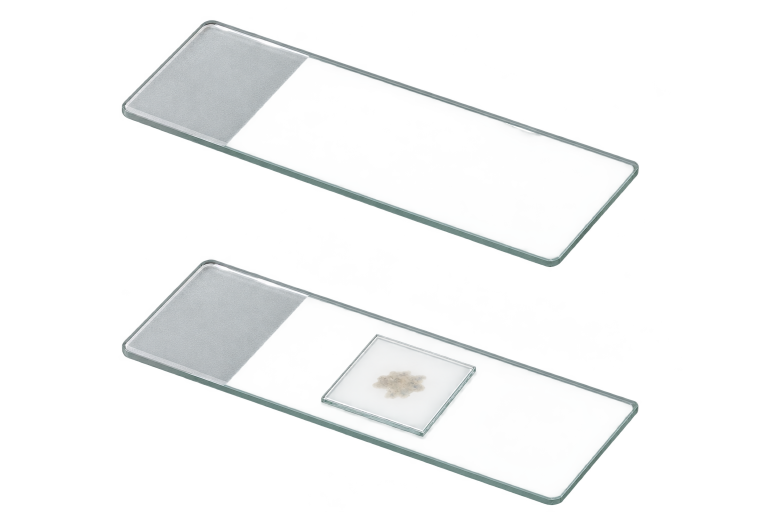
#> input picture projects/mars-study/production/live-feedback/sources/glass-slides.png, 1536 x 1024 px (shown at 1/2 size)
$ python export-glass-slides.py
#> lines starting #> are read from the running program, lines starting #| are printed output that depends on the picture; after the words box and inside, x2 and y2 are one past the last pixel; in counts of white or black regions, pixels touching at a corner belong together
"""Extract generated glass silhouettes; apply the user's exact 20% white backing.
No physical detail is painted by this finish: generated edges, frosted labels,
coverslip and sample remain unchanged over the uniformly translucent pane.
"""
from pathlib import Path
import json
import numpy as np
from PIL import Image,ImageDraw,ImageFilter
P=Path(__file__).resolve().parent;ROOT=P.parents[3]
OUT=ROOT/'stories/mars/assets/live-feedback';RUN=ROOT/'runs/mars-live-feedback/slide-revision';RUN.mkdir(parents=True,exist_ok=True)
s=Image.open(P/'sources/glass-slides.png').convert('RGBA')
#> s is the input picture: PIL image 1536x1024 RGBA; mean R, G, B, A 69.5, 75.8, 75.5, 28.2
prepared=Image.open(P/'sources/glass-slides-brown-sample.png').convert('RGBA').resize(s.size,Image.Resampling.LANCZOS)
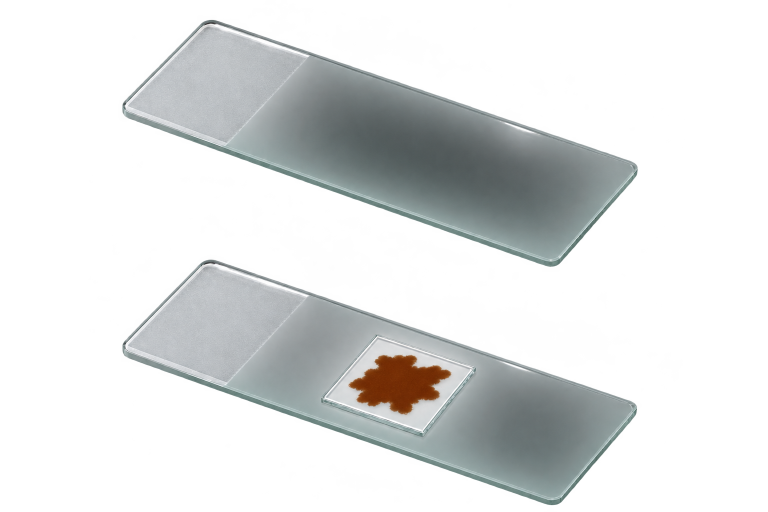
#> input picture projects/mars-study/production/live-feedback/sources/glass-slides-brown-sample.png, 1536 x 1024 px (shown at 1/2 size)
#> prepared is the input picture: PIL image 1536x1024 RGBA; mean R, G, B, A 73.1, 78.1, 77.8, 74.1
sample_mask=Image.new('L',s.size)
#> sample_mask: PIL image 1536x1024 L; every value is 0
sample_polygon=[(754,681),(940,741),(841,858),(655,797)]
ImageDraw.Draw(sample_mask).polygon(sample_polygon,fill=255)
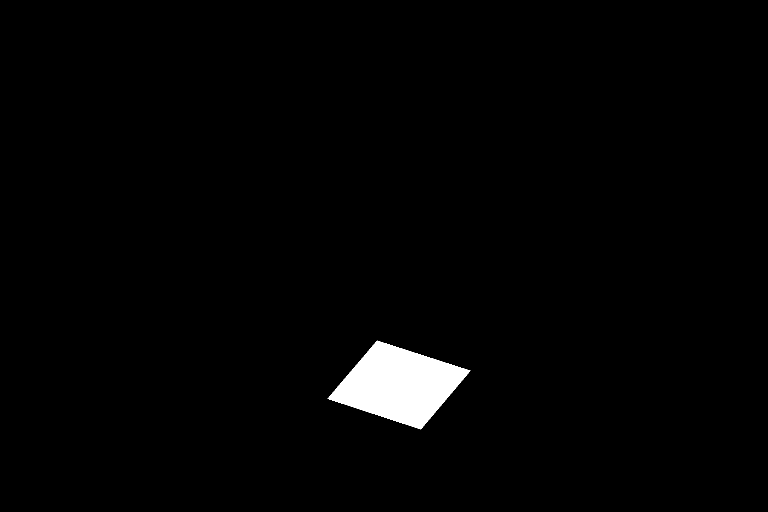
#> sample_mask: PIL image 1536x1024 L (shown at 1/2 size); 1.8% white; 1 white region, box (x1, y1, x2, y2) and area: (655, 681, 941, 859) 27833
s=Image.composite(prepared,s,sample_mask)
polys=[[(245,213),(409,42),(421,42),(1268,324),(1278,337),(1118,518),(1099,530),(249,228)],[(245,692),(410,522),(422,521),(1269,805),(1278,819),(1117,1000),(1100,1009),(249,708)]]
records=[]
for name,poly in zip(['slide-empty','slide-prepared'],polys):
 m=Image.new('L',s.size);ImageDraw.Draw(m).polygon(poly,fill=255);m=m.filter(ImageFilter.GaussianBlur(.55))
 cut=s.copy();cut.putalpha(Image.fromarray(np.minimum(np.asarray(s.getchannel('A')),np.asarray(m))))
 backing=Image.new('RGBA',s.size,(237,239,239,0));backing.putalpha(m.point(lambda v:round(v*.2)));backing.alpha_composite(cut)
 bounds=m.getbbox();im=backing.crop(bounds);im.thumbnail((368,184),Image.Resampling.LANCZOS);out=Image.new('RGBA',(384,200));out.alpha_composite(im,((384-im.width)//2,(200-im.height)//2));out.save(OUT/(name+'.png'),optimize=True)
 records.append({'name':name,'source':'sources/glass-slides.png','polygon':poly,'crop':bounds,'paneBackingRGBA':[237,239,239,51],'runtime':[384,200],'display':[96,50],'use':'blank' if name=='slide-empty' else 'shared by water/ice prepared and examined slides; identities remain separate','sampleEdit':None if name=='slide-empty' else {'source':'sources/glass-slides-brown-sample.png','polygon':sample_polygon}})
 for label,color in [('light','#eee5d5'),('mars','#b76c40')]:
  scene=Image.new('RGBA',(180,120),color);scene.alpha_composite(out.resize((96,50),Image.Resampling.LANCZOS),(42,35));scene.convert('RGB').save(RUN/(name+'-'+label+'.png'))
#> this loop made 2 passes
#> bounds on passes 1 to 2: (243, 40, 1281, 533), (243, 519, 1281, 1012)
#> pass 1, `m = m.filter(ImageFilter.GaussianBlur(0.55))`:
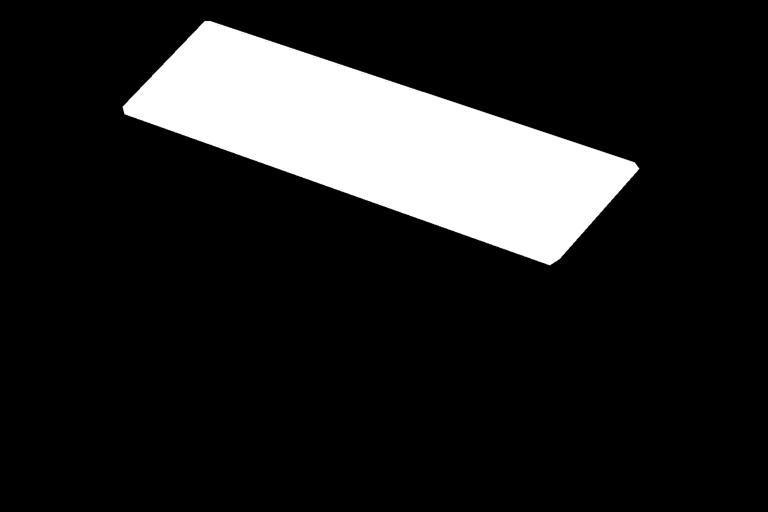
#> m: PIL image 1536x1024 L (shown at 1/2 size); min 0, max 255, mean 36
#> after the loop:
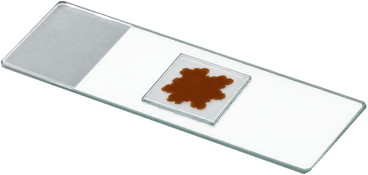
#> im: PIL image 368x175 RGBA; mean R, G, B, A 90.5, 91.1, 90.1, 63; transparent parts drawn white
#> after the loop:
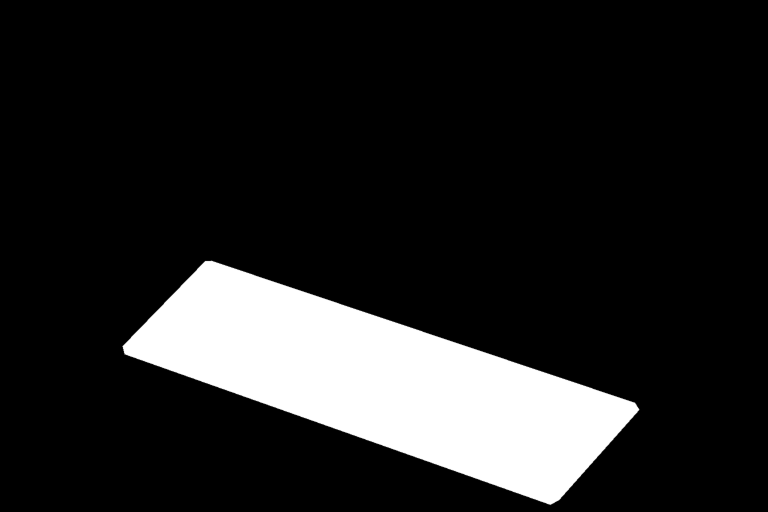
#> m: PIL image 1536x1024 L (shown at 1/2 size); min 0, max 255, mean 36
#> after the loop:
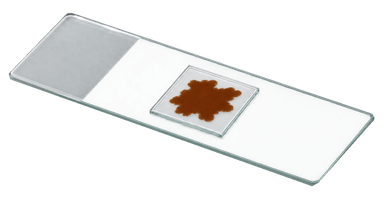
#> out: PIL image 384x200 RGBA; mean R, G, B, A 75.9, 76.4, 75.5, 52.8; transparent parts drawn white
#> after the loop:
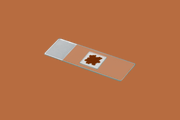
#> scene: PIL image 180x120 RGBA; mean R, G, B, A 183, 111.4, 69.3, 255
#> after the loop, records = 2 items
(P/'glass-slides.geometry.json').write_text(json.dumps({'assets':records,'selection':'Physical-reference generation; extracted silhouettes with exact 20% grey-white pane backing requested by user. The blank has neither coverslip nor sample. Both prepared identities share one appearance.'},indent=2)+'\n')
